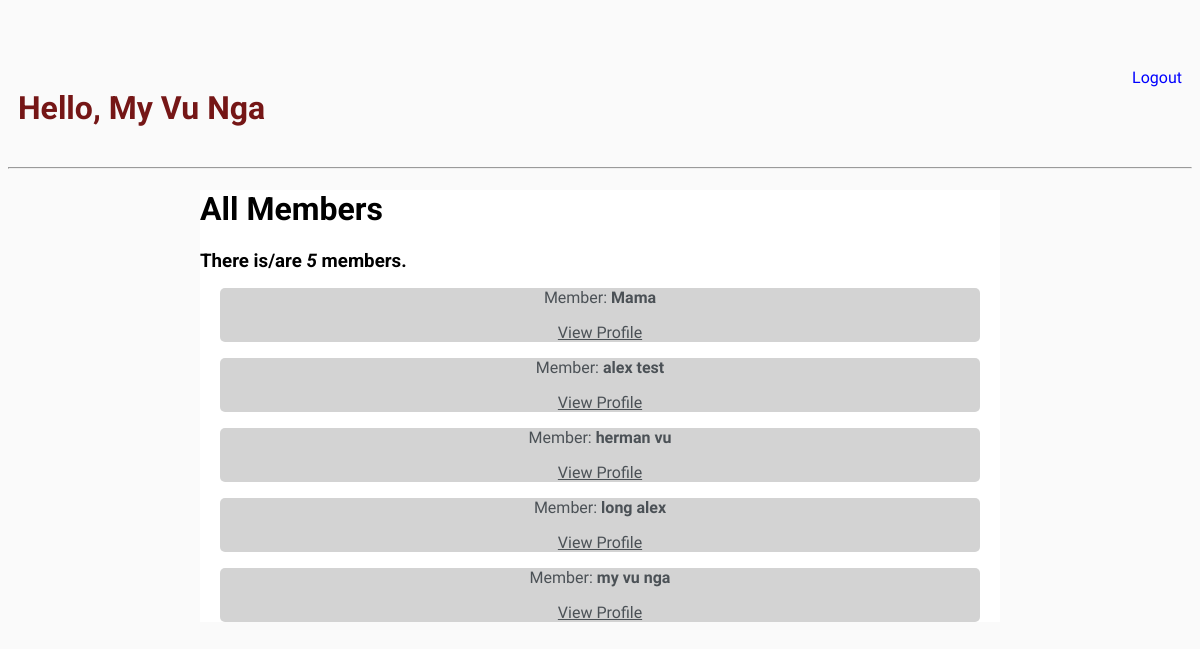
The page /members/ (signed in) on the database its author committed.
### accounts/models.py (models this page shows, shortened)
class LinkedinUser(AbstractBaseUser):
    name=models.CharField(verbose_name='Name', max_length=50)
    email=models.EmailField(verbose_name='Email address', max_length=50, unique=True)
    job_title= models.CharField(verbose_name='Job Title', max_length=100)
    date_joined=models.DateField(verbose_name='Date joined',auto_now_add=True)
    last_login=models.DateField(verbose_name='Last login',auto_now=True)
    is_admin=models.BooleanField(default=False)
    is_active=models.BooleanField(default=True)
    is_staff=models.BooleanField(default=False)
    is_superuser=models.BooleanField(default=False)
    USERNAME_FIELD= 'email'
    REQUIRED_FIELDS=['job_title','name']
    objects= LinkedinUserManager()

### accounts/views.py (the view)
# urls.py: path('members/', membersPage, name='members'),
@login_required(login_url='login')
def membersPage(request):
    members = LinkedinUser.objects.all().order_by('name')
    count=members.count()
    return render(request,'accounts/members.html', {'members':members,'count':count})

### accounts/templates/accounts/members.html (shortened to what this page needs)
{% extends 'accounts/main.html' %}
{% block content %}
<h1>All Members</h1>
<h3 style="margin: 0;">There is/are <i>{{count}}</i> member{{count|pluralize:"s"}}.</h3>
<div class='members'>
{% for member in members %}
    <div class="member">
        <p>Member: <strong>{{member.name}}</strong></p>
        <a href="{% url 'profile' member.id %}">View Profile</a>
    </div>
    {% empty %}
        <h3>No members to show.</h3>
{% endfor %}
</div>
{% endblock %}

### accounts/templates/accounts/main.html (shortened to what this page needs)
<!DOCTYPE html>
<html lang="en">
<head>
</head>
<body>
    <div class="header-bar">
        {% if request.user.is_authenticated %}
            <div>
                <h1>
                    Hello, {{request.user.name|title}}
                </h1>
            </div>
            <a href="{% url 'logout' %}">Logout</a>
        {% endif %}
    </div>
    <hr>
    <div class="container">
        {% block content %}
        {% endblock content %}
    </div>
</body>
</html>

### accounts/templates/accounts/main.html (style rules this page uses)
body { background-color: #fafafa; font-family: 'Nunito', sans-serif; padding-top: 50px; }
h1,h2,h3,h4,h5 { font-family: 'Roboto', sans-serif; }
a,p { color: #4b5156; }
.container { max-width: 800px; margin: auto; background-color: #fff; }
.header-bar { display: flex; justify-content: space-between; color: rgb(117, 22, 22); padding: 10px; border-radius: 5px 5px 0 0; }
.header-bar a { text-decoration: none; color: blue; }
.member { width: 95%; margin: auto; text-align: center; background:lightgrey; border-radius:5px; color: white; }

### rows shown on the page
LinkedinUser: user.name "My Vu Nga", name "my vu nga"
LinkedinUser: name "Mama"
LinkedinUser: name "alex test"
LinkedinUser: name "herman vu"
LinkedinUser: name "long alex"

### other values the page prints
{{ count }} "5"
